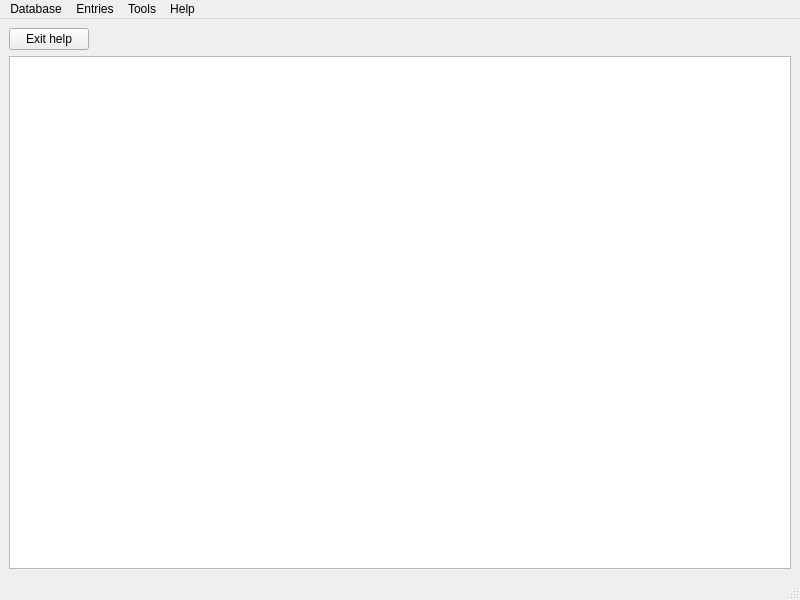
<?xml version="1.0" encoding="UTF-8"?>
<ui version="4.0">
 <class>MainWindow</class>
 <widget class="QMainWindow" name="MainWindow">
  <property name="geometry">
   <rect>
    <x>0</x>
    <y>0</y>
    <width>800</width>
    <height>600</height>
   </rect>
  </property>
  <property name="windowTitle">
   <string>Authenticator</string>
  </property>
  <property name="windowOpacity">
   <double>1.000000000000000</double>
  </property>
  <widget class="QWidget" name="centralwidget">
   <layout class="QVBoxLayout" name="verticalLayout_2">
    <property name="sizeConstraint">
     <enum>QLayout::SetDefaultConstraint</enum>
    </property>
    <property name="leftMargin">
     <number>0</number>
    </property>
    <property name="topMargin">
     <number>0</number>
    </property>
    <property name="rightMargin">
     <number>0</number>
    </property>
    <property name="bottomMargin">
     <number>0</number>
    </property>
    <item>
     <widget class="QStackedWidget" name="tabs">
      <property name="currentIndex">
       <number>2</number>
      </property>
      <widget class="QWidget" name="page">
       <layout class="QHBoxLayout" name="horizontalLayout">
        <item>
         <widget class="QWidget" name="horizontalWidget" native="true">
          <property name="sizePolicy">
           <sizepolicy hsizetype="Preferred" vsizetype="Preferred">
            <horstretch>0</horstretch>
            <verstretch>0</verstretch>
           </sizepolicy>
          </property>
          <property name="maximumSize">
           <size>
            <width>306</width>
            <height>16777215</height>
           </size>
          </property>
          <layout class="QHBoxLayout" name="horizontalLayout_2">
           <item>
            <widget class="QPushButton" name="open_database">
             <property name="maximumSize">
              <size>
               <width>150</width>
               <height>16777215</height>
              </size>
             </property>
             <property name="text">
              <string>Open database</string>
             </property>
            </widget>
           </item>
           <item>
            <widget class="QPushButton" name="new_database">
             <property name="sizePolicy">
              <sizepolicy hsizetype="Preferred" vsizetype="Fixed">
               <horstretch>0</horstretch>
               <verstretch>0</verstretch>
              </sizepolicy>
             </property>
             <property name="maximumSize">
              <size>
               <width>150</width>
               <height>16777215</height>
              </size>
             </property>
             <property name="text">
              <string>Create database</string>
             </property>
            </widget>
           </item>
          </layout>
         </widget>
        </item>
       </layout>
      </widget>
      <widget class="QWidget" name="page_2">
       <layout class="QVBoxLayout" name="verticalLayout">
        <item>
         <widget class="QLabel" name="edit_label">
          <property name="sizePolicy">
           <sizepolicy hsizetype="Preferred" vsizetype="Fixed">
            <horstretch>0</horstretch>
            <verstretch>0</verstretch>
           </sizepolicy>
          </property>
          <property name="font">
           <font>
            <pointsize>12</pointsize>
           </font>
          </property>
          <property name="text">
           <string>Settings</string>
          </property>
         </widget>
        </item>
        <item>
         <widget class="QScrollArea" name="scrollArea">
          <property name="frameShape">
           <enum>QFrame::NoFrame</enum>
          </property>
          <property name="widgetResizable">
           <bool>true</bool>
          </property>
          <widget class="QWidget" name="scrollAreaWidgetContents">
           <property name="geometry">
            <rect>
             <x>0</x>
             <y>0</y>
             <width>782</width>
             <height>521</height>
            </rect>
           </property>
           <layout class="QVBoxLayout" name="verticalLayout_3">
            <property name="leftMargin">
             <number>0</number>
            </property>
            <property name="topMargin">
             <number>0</number>
            </property>
            <property name="rightMargin">
             <number>0</number>
            </property>
            <property name="bottomMargin">
             <number>0</number>
            </property>
            <item>
             <widget class="QWidget" name="horizontalWidget" native="true">
              <layout class="QHBoxLayout" name="horizontalLayout_3">
               <property name="leftMargin">
                <number>0</number>
               </property>
               <property name="topMargin">
                <number>0</number>
               </property>
               <property name="rightMargin">
                <number>0</number>
               </property>
               <property name="bottomMargin">
                <number>0</number>
               </property>
               <item>
                <widget class="QCheckBox" name="settings_autosave">
                 <property name="text">
                  <string>Autosave after</string>
                 </property>
                </widget>
               </item>
               <item>
                <widget class="QDoubleSpinBox" name="settings_autosave_delay">
                 <property name="suffix">
                  <string> sec</string>
                 </property>
                 <property name="decimals">
                  <number>1</number>
                 </property>
                </widget>
               </item>
               <item>
                <spacer name="horizontalSpacer">
                 <property name="orientation">
                  <enum>Qt::Horizontal</enum>
                 </property>
                 <property name="sizeHint" stdset="0">
                  <size>
                   <width>40</width>
                   <height>20</height>
                  </size>
                 </property>
                </spacer>
               </item>
              </layout>
             </widget>
            </item>
            <item>
             <spacer name="verticalSpacer">
              <property name="orientation">
               <enum>Qt::Vertical</enum>
              </property>
              <property name="sizeHint" stdset="0">
               <size>
                <width>20</width>
                <height>40</height>
               </size>
              </property>
             </spacer>
            </item>
            <item>
             <widget class="QDialogButtonBox" name="settings_bts">
              <property name="standardButtons">
               <set>QDialogButtonBox::Cancel|QDialogButtonBox::Save</set>
              </property>
             </widget>
            </item>
           </layout>
          </widget>
         </widget>
        </item>
       </layout>
      </widget>
      <widget class="QWidget" name="page_3">
       <layout class="QVBoxLayout" name="verticalLayout_4">
        <item>
         <widget class="QPushButton" name="exit_help">
          <property name="sizePolicy">
           <sizepolicy hsizetype="Fixed" vsizetype="Fixed">
            <horstretch>0</horstretch>
            <verstretch>0</verstretch>
           </sizepolicy>
          </property>
          <property name="text">
           <string>Exit help</string>
          </property>
         </widget>
        </item>
        <item>
         <widget class="QTextBrowser" name="help_browser">
          <property name="frameShape">
           <enum>QFrame::StyledPanel</enum>
          </property>
          <property name="frameShadow">
           <enum>QFrame::Sunken</enum>
          </property>
         </widget>
        </item>
       </layout>
      </widget>
     </widget>
    </item>
   </layout>
  </widget>
  <widget class="QMenuBar" name="menubar">
   <property name="geometry">
    <rect>
     <x>0</x>
     <y>0</y>
     <width>800</width>
     <height>18</height>
    </rect>
   </property>
   <widget class="QMenu" name="menu_db">
    <property name="title">
     <string>Database</string>
    </property>
    <addaction name="action_new_db"/>
    <addaction name="action_open_db"/>
    <addaction name="action_save_db"/>
    <addaction name="action_save_db_as"/>
    <addaction name="action_save_db_backup"/>
    <addaction name="action_close_db"/>
   </widget>
   <widget class="QMenu" name="menu_entries">
    <property name="title">
     <string>Entries</string>
    </property>
    <addaction name="action_new_entry"/>
    <addaction name="action_edit_entry"/>
    <addaction name="action_delete_entry"/>
    <addaction name="separator"/>
    <addaction name="action_copy"/>
   </widget>
   <widget class="QMenu" name="menu_tools">
    <property name="title">
     <string>Tools</string>
    </property>
    <addaction name="action_settings"/>
    <addaction name="action_refresh"/>
   </widget>
   <widget class="QMenu" name="menu_help">
    <property name="title">
     <string>Help</string>
    </property>
    <addaction name="action_help"/>
    <addaction name="action_about"/>
   </widget>
   <addaction name="menu_db"/>
   <addaction name="menu_entries"/>
   <addaction name="menu_tools"/>
   <addaction name="menu_help"/>
  </widget>
  <widget class="QStatusBar" name="statusbar"/>
  <action name="action_new_db">
   <property name="text">
    <string>New database...</string>
   </property>
   <property name="shortcut">
    <string>Ctrl+Shift+N</string>
   </property>
  </action>
  <action name="action_open_db">
   <property name="text">
    <string>Open a database...</string>
   </property>
   <property name="shortcut">
    <string>Ctrl+O</string>
   </property>
  </action>
  <action name="action_save_db">
   <property name="text">
    <string>Save</string>
   </property>
   <property name="shortcut">
    <string>Ctrl+S</string>
   </property>
  </action>
  <action name="action_save_db_as">
   <property name="text">
    <string>Save database as...</string>
   </property>
   <property name="shortcut">
    <string>Ctrl+Shift+S</string>
   </property>
  </action>
  <action name="action_save_db_backup">
   <property name="text">
    <string>Save database backup...</string>
   </property>
  </action>
  <action name="action_close_db">
   <property name="text">
    <string>Close database</string>
   </property>
   <property name="shortcut">
    <string>Ctrl+W</string>
   </property>
  </action>
  <action name="action_new_entry">
   <property name="text">
    <string>New entry...</string>
   </property>
   <property name="shortcut">
    <string>Ctrl+N</string>
   </property>
  </action>
  <action name="action_edit_entry">
   <property name="text">
    <string>Edit entry...</string>
   </property>
   <property name="shortcut">
    <string>Ctrl+E</string>
   </property>
  </action>
  <action name="action_delete_entry">
   <property name="text">
    <string>Delete entry...</string>
   </property>
   <property name="shortcut">
    <string>Ctrl+K</string>
   </property>
  </action>
  <action name="actionNew_group">
   <property name="text">
    <string>New group...</string>
   </property>
  </action>
  <action name="actionEdit_group">
   <property name="text">
    <string>Edit group...</string>
   </property>
  </action>
  <action name="actionDelete_group">
   <property name="text">
    <string>Delete group...</string>
   </property>
  </action>
  <action name="action_settings">
   <property name="text">
    <string>Settings</string>
   </property>
   <property name="shortcut">
    <string>Ctrl+,</string>
   </property>
  </action>
  <action name="action_about">
   <property name="text">
    <string>About</string>
   </property>
  </action>
  <action name="action_copy">
   <property name="text">
    <string>Copy TOTP</string>
   </property>
   <property name="shortcut">
    <string>Ctrl+C</string>
   </property>
  </action>
  <action name="action_refresh">
   <property name="text">
    <string>Refresh</string>
   </property>
   <property name="shortcut">
    <string>F5</string>
   </property>
  </action>
  <action name="action_help">
   <property name="text">
    <string>Help</string>
   </property>
  </action>
 </widget>
 <resources/>
 <connections/>
</ui>
